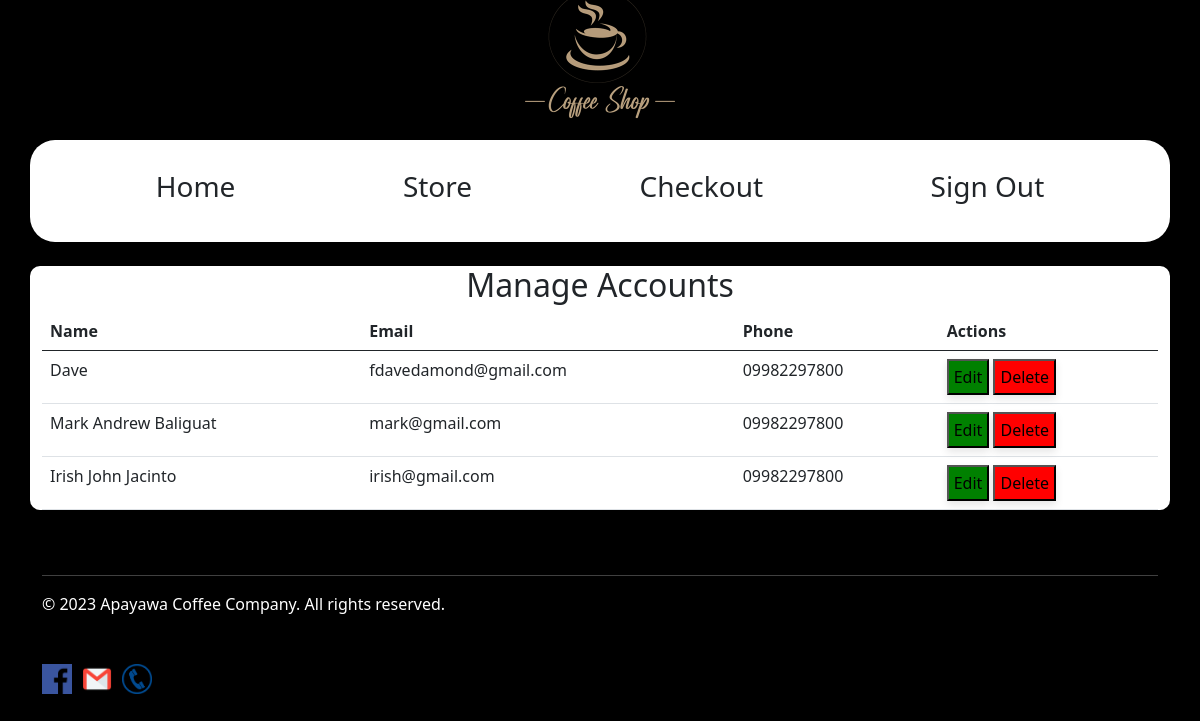
The page /accounts.php (signed in) on the database its author committed.
### tables this page shows
CREATE TABLE `customeraccounts` (
  `AccountID` int(11) NOT NULL,
  `CustomerID` int(11) DEFAULT NULL,
  `Username` varchar(100) NOT NULL,
  `Password` varchar(100) NOT NULL,
  `IsAdmin` tinyint(1) DEFAULT 0
);

CREATE TABLE `customers` (
  `CustomerID` int(11) NOT NULL,
  `Name` varchar(100) NOT NULL,
  `Email` varchar(100) DEFAULT NULL,
  `Phone` varchar(20) DEFAULT NULL,
  `IsAdmin` int(11) DEFAULT NULL
);

### accounts.php (the view, shortened to what this page needs)
<?php
$database = new Database("localhost", "root", "", "coffee");
$connection = $database->getConnection();
$accountID = $_SESSION['Accountid'];
$query = "SELECT ca.*, c.Name AS CustomerName, c.Email, c.Phone FROM customeraccounts ca JOIN customers c ON ca.CustomerID = c.CustomerID";
$result = mysqli_query($connection, $query);
?>
<html lang="en">
<head>
    <link rel="stylesheet" href="css/checkout.css">
    <link rel="stylesheet" type="text/css" href="css/font.css">
    <link rel="stylesheet" type="text/css" href="css/bootstrap.min.css">
</head>
<body style="background-color:black;">
    <?php include "script/header.php";?>
    <div class="container" style="background-color: white;">
        <div class="accounts">
            <h2 style="text-align:center;">Manage Accounts</h2>
            <table class="table">
                <thead>
                    <tr>
                        <th>Name</th>
                        <th>Email</th>
                        <th>Phone</th>
                        <th>Actions</th>
                    </tr>
                </thead>
                <tbody>
                    <?php
                    if ($result && mysqli_num_rows($result) > 0) {
                        while ($row = mysqli_fetch_assoc($result)) {
                            if ($row['CustomerID'] == $accountID) {
                                continue;
                            }
                    ?>
                            <tr>
                                <td><?= $row['CustomerName'] ?></td>
                                <td><?= $row['Email'] ?></td>
                                <td><?= $row['Phone'] ?></td>
                                <td>
                                    <button class="edit-btn" onclick="location.href='edit-form.php?customerid=<?= $row['CustomerID'] ?>&customername=<?= urlencode($row['CustomerName']) ?>'" >Edit</button>
                                    <button class="delete-btn" onclick="deleteCustomer(<?= $row['CustomerID'] ?>)">Delete</button>
                                </td>
                            </tr>
                    <?php }} else { ?>
                        <tr><td colspan='5'>No accounts found</td></tr>
                    <?php } ?>
                </tbody>
            </table>
        </div>
    </div>
    <?php include "script/footer.php";?>
</body>
</html>

### css/checkout.css (style rules this page uses)
* { margin:0; margin-top:0; }
body { font-family:Verdana, Geneva, Tahoma, sans-serif; background-color: black; }
.container { max-width: 600px; margin: auto; justify-content: space-around; border-radius:10px; }
.edit-btn { background-color: green; box-shadow: 0 4px 8px rgba(0, 0, 0, 0.1); padding:5px; }
.delete-btn { background-color: red; box-shadow: 0 4px 8px rgba(0, 0, 0, 0.1); padding:5px; }

### rows shown on the page
customeraccounts: CustomerID.Name "Dave", CustomerID.Email "fdavedamond@gmail.com", CustomerID.Phone "09982297800"
customeraccounts: CustomerID.Name "Mark Andrew Baliguat", CustomerID.Email "mark@gmail.com", CustomerID.Phone "09982297800"
customeraccounts: CustomerID.Name "Irish John Jacinto", CustomerID.Email "irish@gmail.com", CustomerID.Phone "09982297800"
